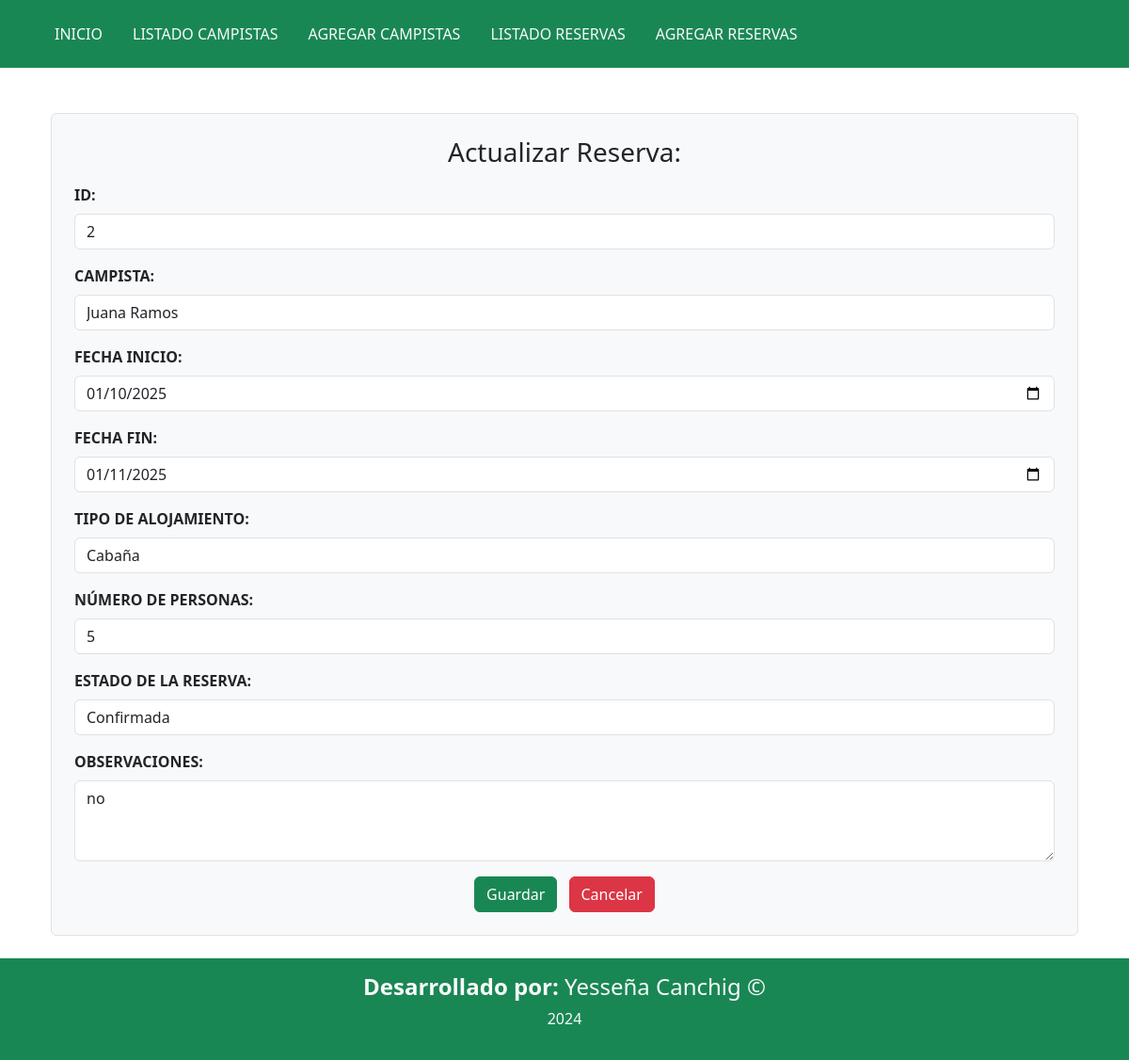
/editarReserva/2, run on the app's committed database.
### Aplicaciones/Gestiones/models.py (models this page shows)
class Reservas(models.Model):
    TIPO_ALOJAMIENTO = [
        ('Tienda','Tienda'),
        ('Cabaña','Cabaña'),
        ('Caravana','Caravana')
    ]
    ESTADO_RESERVA = [
        ('Confirmada','Confirmada'),
        ('Pendiente','Pendiente'),
    ]
    id_rev=models.AutoField(primary_key=True)
    fechain_rev=models.DateField(null=False, blank=False)
    fechfin_rev=models.DateField(null=False, blank=False)
    tipaloj_rev=models.CharField(max_length=20, choices=TIPO_ALOJAMIENTO, default='Tienda')
    numpers_rev = models.CharField(max_length=200, null=False, blank=False)
    estado_rev=models.CharField(max_length=20, choices=ESTADO_RESERVA, default='Confirmada')
    campista = models.ForeignKey(Campistas, on_delete=models.CASCADE, related_name="campistas")
    obser_rev= models.TextField(max_length=500,null=False, blank=False )

class Campistas(models.Model):
    id_camp=models.AutoField(primary_key=True)
    nombre_camp= models.CharField(max_length=100, null=False, blank=False)
    apell_camp = models.CharField(max_length=100, null=False, blank=False)
    correo_camp = models.EmailField(null=False, blank=False)
    telef_camp = models.CharField(max_length=10, null=False, blank=False)
    cedula_camp = models.CharField(max_length=10, null=False, blank=False)
    direcc_camp = models.TextField(null=False, blank=False)

### Aplicaciones/Gestiones/views.py (the view)
# urls.py: path('editarReserva/<id_rev>',views.editarReserva, name='editarReserva'),
def editarReserva(request, id_rev):
    reservaEditar = get_object_or_404(Reservas, id_rev=id_rev)
    campistas = Campistas.objects.all()
    return render(request, 'editarReservas.html', {
        'reserva': reservaEditar,
        'campistas': campistas
    })

### Aplicaciones/Gestiones/templates/editarReservas.html (shortened to what this page needs)
{% extends "./plantilla.html" %}
{% block contenido %}
<div class="container mt-4">
    <form action="/procesarEdicionReserva/" id="frm_editar_reserva" method="post" class="p-4 border rounded bg-light">
        <h3 class="mb-3 text-center">Actualizar Reserva:</h3>
        <div class="mb-3">
            <label for="" class="form-label"><b>ID:</b></label>
            <input type="text" class="form-control" id="id_rev" value="{{ reserva.id_rev }}" readonly>
        </div>
        <div class="mb-3">
            <label for="campista" class="form-label"><b>CAMPISTA:</b></label>
            <select name="campista" id="campista" class="form-control" required>
                {% for campista in campistas %}
                    <option value="{{ campista.id_camp }}" {% if campista.id_camp == reserva.campista.id_camp %}selected{% endif %}>
                        {{ campista.nombre_camp }} {{ campista.apell_camp }}
                    </option>
                {% endfor %}
            </select>
        </div>
        <div class="mb-3">
            <label for="fechain_rev" class="form-label"><b>FECHA INICIO:</b></label>
            <input type="date" name="fechain_rev" id="fechain_rev" class="form-control" required value="{{ reserva.fechain_rev|date:'Y-m-d' }}">
        </div>
        <div class="mb-3">
            <label for="fechfin_rev" class="form-label"><b>FECHA FIN:</b></label>
            <input type="date" name="fechfin_rev" id="fechfin_rev" class="form-control" required value="{{ reserva.fechfin_rev|date:'Y-m-d' }}">
        </div>
        <div class="mb-3">
            <label for="tipaloj_rev" class="form-label"><b>TIPO DE ALOJAMIENTO:</b></label>
            <select name="tipaloj_rev" id="tipaloj_rev" class="form-control" required>
                {% for tipo in reserva.TIPO_ALOJAMIENTO %}
                    <option value="{{ tipo.0 }}" {% if tipo.0 == reserva.tipaloj_rev %}selected{% endif %}>{{ tipo.1 }}</option>
                {% endfor %}
            </select>
        </div>
        <div class="mb-3">
            <label for="numpers_rev" class="form-label"><b>NÚMERO DE PERSONAS:</b></label>
            <input type="number" name="numpers_rev" id="numpers_rev" class="form-control" required value="{{ reserva.numpers_rev }}">
        </div>
        <div class="mb-3">
            <label for="estado_rev" class="form-label"><b>ESTADO DE LA RESERVA:</b></label>
            <select name="estado_rev" id="estado_rev" class="form-control" required>
                {% for estado in reserva.ESTADO_RESERVA %}
                    <option value="{{ estado.0 }}" {% if estado.0 == reserva.estado_rev %}selected{% endif %}>{{ estado.1 }}</option>
                {% endfor %}
            </select>
        </div>
        <div class="mb-3">
            <label for="obser_rev" class="form-label"><b>OBSERVACIONES:</b></label>
            <textarea name="obser_rev" id="obser_rev" class="form-control" rows="3" required>{{ reserva.obser_rev }}</textarea>
        </div>
        <div class="text-center">
            <button type="submit" class="btn btn-success me-2">Guardar</button>
            <a href="/listadoReservas/" class="btn btn-danger">Cancelar</a>
        </div>
    </form>
</div>
{% endblock %}

### data on the page
Reservas: id_rev "2", campista "Juana Ramos", fechain_rev "01/10/2025", fechfin_rev "01/11/2025", tipaloj_rev "Cabaña", numpers_rev "5", estado_rev "Confirmada", obser_rev "no"
